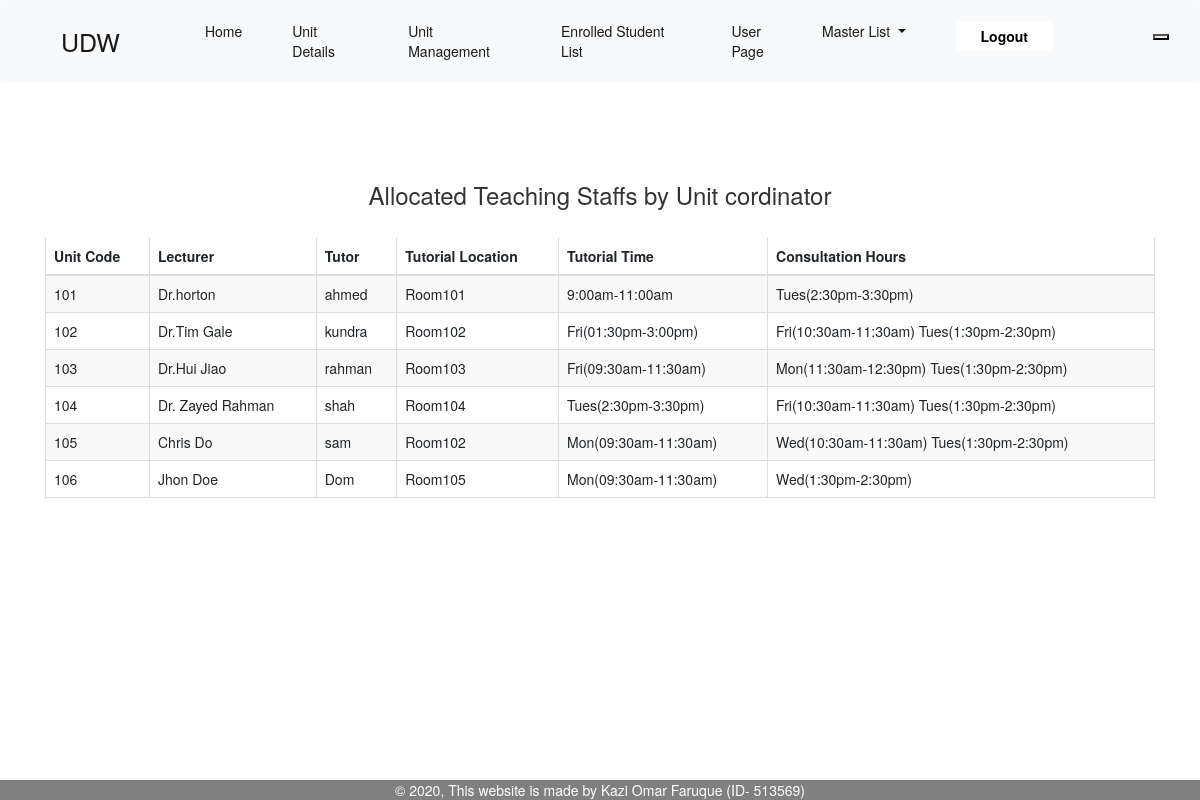
The app's page /Unit_Management_page.php with its own data.
### tables this page shows
CREATE TABLE IF NOT EXISTS `uc_allocating_staff` (
  `unit_code` int(11) NOT NULL,
  `lecturer` varchar(128) NOT NULL,
  `tutor` varchar(128) NOT NULL,
  `tutorial_location` varchar(128) NOT NULL,
  `tutorial_time` varchar(128) NOT NULL,
  `consultation_hours` varchar(128) NOT NULL
);

### Unit_Management_page.php (the view, shortened to what this page needs)
<!DOCTYPE html>
<html lang="en">
<head>
    <link rel="stylesheet" href="https://stackpath.bootstrapcdn.com/bootstrap/4.4.1/css/bootstrap.min.css">
    <link rel="stylesheet" href="https://maxcdn.bootstrapcdn.com/bootstrap/3.3.6/css/bootstrap.min.css" />
</head>
<body>
<header>
          <nav class="navbar navbar-expand-lg navbar-light bg-light">
          <a class="navbar-brand" href="Home1.php">UDW</a>
        <div class="collapse navbar-collapse" id="navbarSupportedContent">
          <ul class="navbar-nav mr-auto">
            <li class="nav-item active">
            <a class="nav-item nav-link active" href="Home1.php">Home</a>
            </li>
            <li class="nav-item">
            <a class="nav-item nav-link active" href="Unit_Details_DC.php">Unit Details</a>
            </li>
            <li class="nav-item">
            <a class="nav-item nav-link active" href="Unit_Management_page.php">Unit Management</a>
            </li>
            <li class="nav-item">
            <a class="nav-item nav-link active" href="Enrolled_Student_page.php">Enrolled Student List</a>
            </li>
            <li class="nav-item">
            <a class="nav-item nav-link active" href="Staff_account_page.php">User Page</a>
            </li>
            <li class="nav-item dropdown active">
              <a class="nav-link dropdown-toggle" href="#" id="navbarDropdown" role="button" data-toggle="dropdown" aria-haspopup="true" aria-expanded="false">
                Master List
              </a>
            </li>
            <li class="nav-item">
              <a class="nav-item nav-link active" href="logout.php"><button class="btn">Logout</button></a>
            </li>
            <li class="nav-item">
              <a class="nav-item nav-link active"><button class="session_user"><?php echo $_SESSION['username2']; ?></button></a>
            </li>
          </ul>
        </div>
      </nav>
  </header>
  <?php
        include('db_conn.php');
        $result = $mysqli->query("SELECT * FROM uc_allocating_staff") or die($mysqli->query);
      ?>
        <div class="container">
          <br />
          <br />
          <br />
                    <div class="table-responsive">
            <h3 align="center">Allocated Teaching Staffs by Unit cordinator</h3><br />
            <table id="editable_table" class="table table-bordered table-striped">
            <thead>
            <tr>
                  <th>Unit Code</th>
                  <th>Lecturer</th>
                  <th>Tutor</th>
                  <th>Tutorial Location</th>
                  <th>Tutorial Time</th>
                  <th>Consultation Hours</th>
              </tr>
            </thead>
            <tbody>
            <?php
                        while ($row =$result->fetch_assoc()):?>
                        <tr>
                            <td><?php echo $row['unit_code'];?></td>
                            <td><?php echo $row['lecturer'];?></td>
                            <td><?php echo $row['tutor'];?></td>
                            <td><?php echo $row['tutorial_location'];?></td>
                            <td><?php echo $row['tutorial_time'];?></td>
                            <td><?php echo $row['consultation_hours'];?></td>
                        </tr>
                        <?php endwhile; ?>
            </tbody>
            </table>
          </div>
          </div>
      <?php  include 'footer.php';  ?>
</body>
</html>

### Unit_Management_page.php (style rules this page uses)
.navbar-brand { font-size: 25px; padding-left: 50px; }
.navbar-nav { margin-right: 250px; }
.nav-item { margin-left: 20px; }
.btn { padding: 5px 25px; background-color: rgb(255, 255, 255); border: none; border-radius: 3px; cursor: pointer; margin-left: 0px; margin-right: 50px; color: rgb(0, 0, 0); font-weight: bolder; }

### records on screen
uc_allocating_staff: unit_code "101", lecturer "Dr.horton", tutor "ahmed", tutorial_location "Room101", tutorial_time "9:00am-11:00am", consultation_hours "Tues(2:30pm-3:30pm)"
uc_allocating_staff: unit_code "102", lecturer "Dr.Tim Gale", tutor "kundra", tutorial_location "Room102", tutorial_time "Fri(01:30pm-3:00pm)", consultation_hours "Fri(10:30am-11:30am) Tues(1:30pm-2:30pm)"
uc_allocating_staff: unit_code "103", lecturer "Dr.Hui Jiao", tutor "rahman", tutorial_location "Room103", tutorial_time "Fri(09:30am-11:30am)", consultation_hours "Mon(11:30am-12:30pm) Tues(1:30pm-2:30pm)"
uc_allocating_staff: unit_code "104", lecturer "Dr. Zayed Rahman", tutor "shah", tutorial_location "Room104", tutorial_time "Tues(2:30pm-3:30pm)", consultation_hours "Fri(10:30am-11:30am) Tues(1:30pm-2:30pm)"
uc_allocating_staff: unit_code "105", lecturer "Chris Do", tutor "sam", tutorial_location "Room102", tutorial_time "Mon(09:30am-11:30am)", consultation_hours "Wed(10:30am-11:30am) Tues(1:30pm-2:30pm)"
uc_allocating_staff: unit_code "106", lecturer "Jhon Doe", tutor "Dom", tutorial_location "Room105", tutorial_time "Mon(09:30am-11:30am)", consultation_hours "Wed(1:30pm-2:30pm)"
